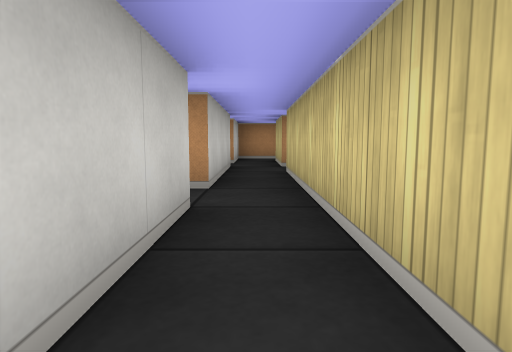
View 1 (above)

21 first-person views from a walk through a cub3D maze. The camera is about half as high as the walls, tilts 6° down and sees 75° across. The floor is counted in squares. Each view is taken from the middle of a square. On the plan, view 1 faces up. The plan holds only what a view shows up to about 9 squares ahead; the rest is blank.

View 2
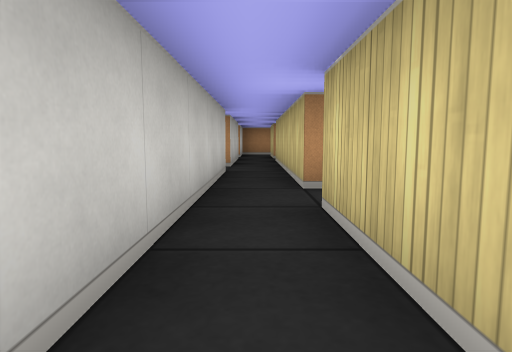

View 3
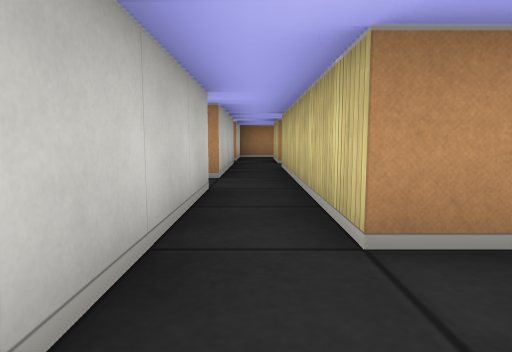

View 4
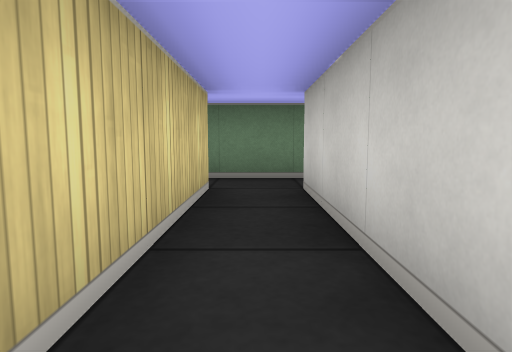

View 5
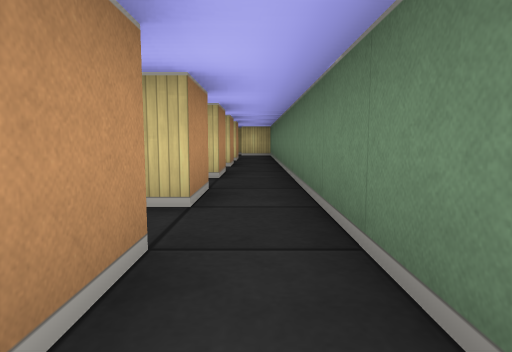

View 6
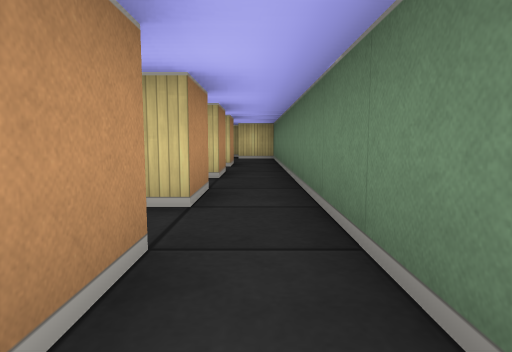

View 7
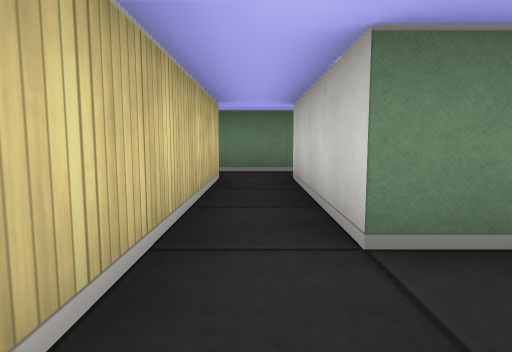

View 8
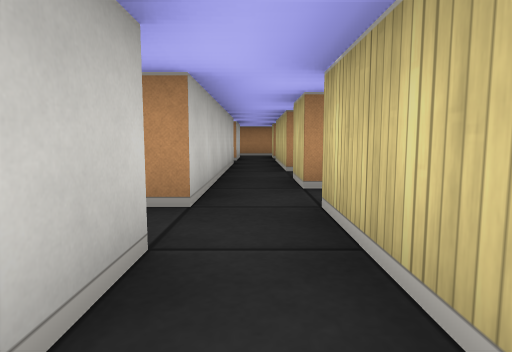

View 9
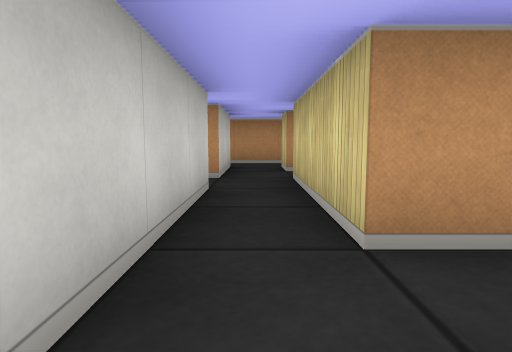

View 10
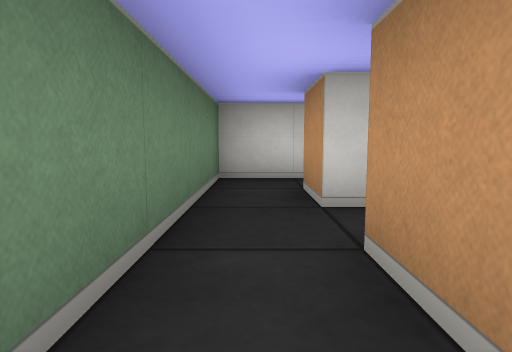

View 11
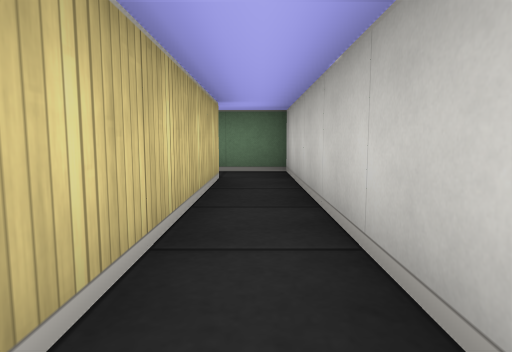

View 12
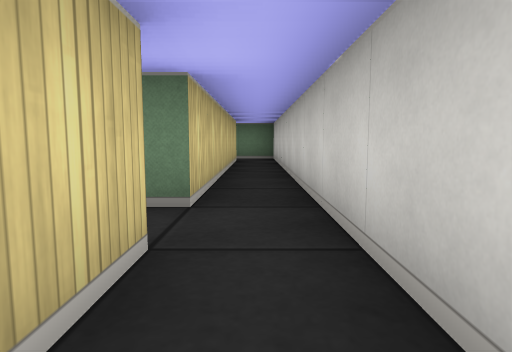

View 13
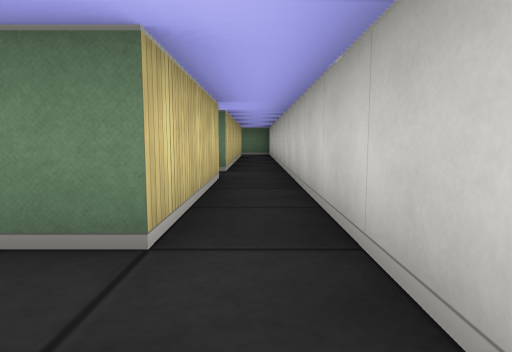

View 14
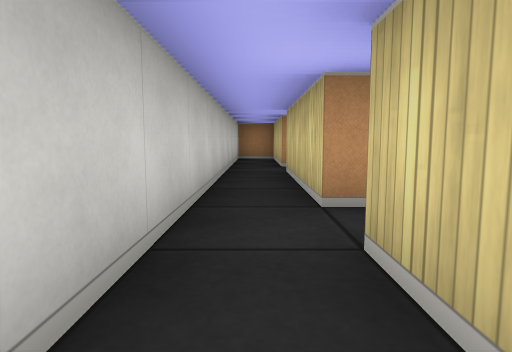

View 15
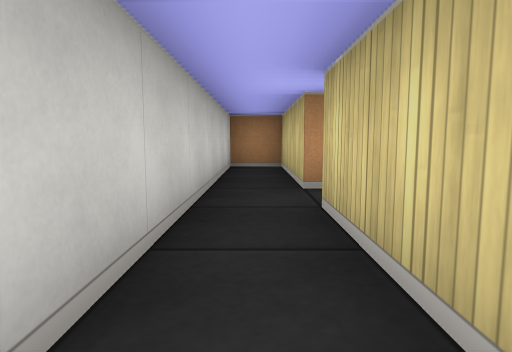

View 16
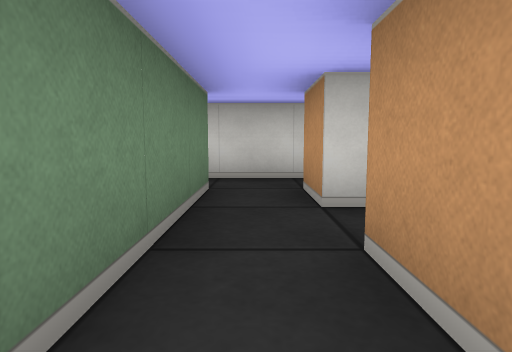

View 17
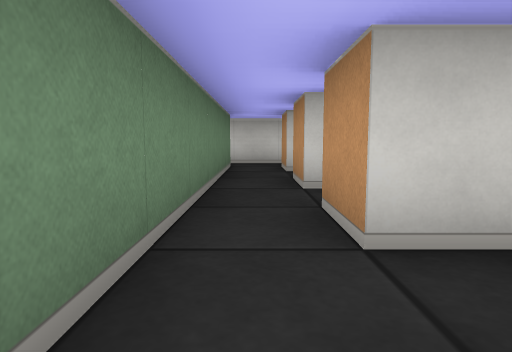

View 18
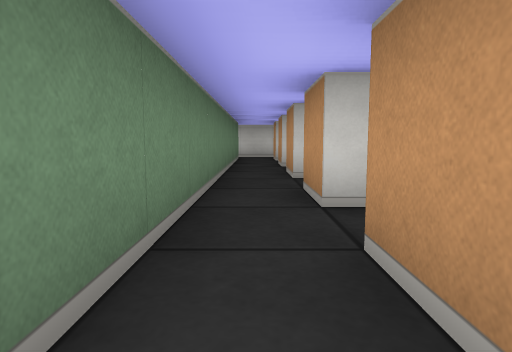

View 19
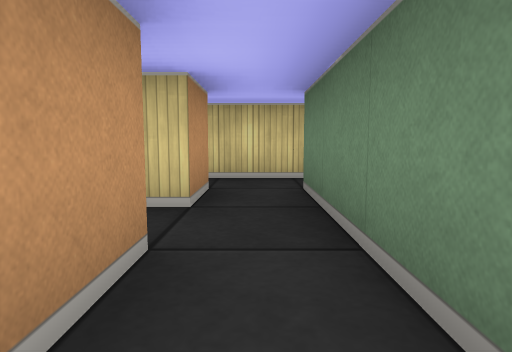

View 20
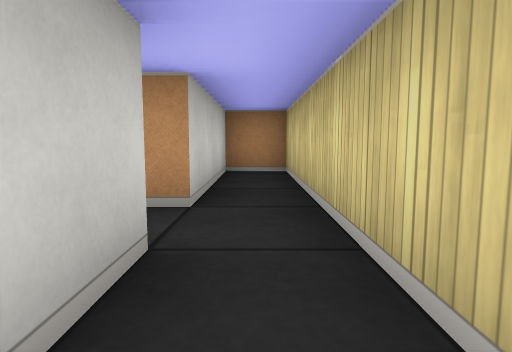

View 21
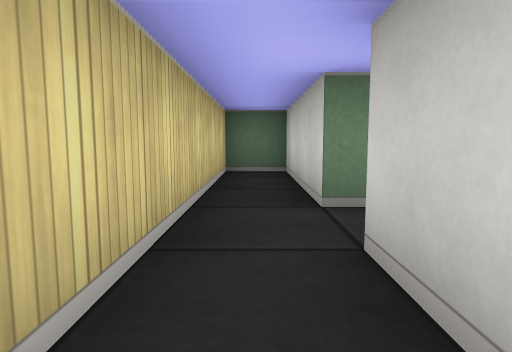

### Floor plan
Points are (right, up) in squares from view 1. A wall is a line through its corners. A room is listed if a view was taken in it or the views show most of it. See-through windows are left out.
Room 1 (views 1, 2, 3, 4, 6)
walls: (0.5, -3.5) (0.5, -0.5); (-0.5, 0.5) (-0.5, -3.5) (-1.5, -3.5); (-1.5, -4.5) (0.5, -4.5)
ways out: opening at (-1, -4) to room 2; opening at (1, -4) to room 3; opening at (1, 0) to room 3; opening at (0, 1.5) to room 11
Room 2 (views 5, 11, 12, 13, 14, 15)
walls: (-1.5, 3.5) (-1.5, 6.5); (-1.5, 7.5) (-1.5, 10.5); (-1.5, 11.5) (-1.5, 14.5) (-2.5, 14.5) (-2.5, -4.5) (-1.5, -4.5); (-1.5, -3.5) (-1.5, 2.5)
ways out: opening at (-1, -4) to room 1; opening at (-1, 7) to room 10; opening at (-1, 3) to room 11; opening at (-1, 11) to room 14
Room 3 (views 7, 8, 10)
walls: (2.5, -3.5) (2.5, 0.5); (0.5, -0.5) (1.5, -0.5) (1.5, -3.5) (0.5, -3.5); (0.5, -4.5) (2.5, -4.5); (1.5, 1.5) (1.5, 0.5) (0.5, 0.5)
ways out: opening at (1, -4) to room 1; opening at (1, 0) to room 1; opening at (2, 2) to room 4; opening at (3, -4) to room 13; opening at (3, 1)
Room 4 (view 9)
walls: (1.5, 3.5) (1.5, 1.5); (2.5, 1.5) (2.5, 2.5)
ways out: opening at (2, 2) to room 3; opening at (2, 4.5) to room 9; opening at (3, 3)
Room 5 (view 16)
walls: (0.5, 10.5) (2.5, 10.5); (1.5, 11.5) (0.5, 11.5)
ways out: opening at (3, 11) to room 8; opening at (1, 11) to room 14; opening at (2, 12.5)
Room 6 (view 17)
walls: (4.5, 10.5) (6.5, 10.5); (5.5, 11.5) (4.5, 11.5)
ways out: opening at (7, 11) to room 7; opening at (5, 11) to room 8; opening at (6, 12.5)
Room 7 (views 18, 20, 21)
walls: (6.5, 10.5) (7.5, 10.5) (7.5, 7.5) (8.5, 7.5) (8.5, 14.5) (7.5, 14.5) (7.5, 11.5) (6.5, 11.5)
ways out: opening at (7, 11) to room 6
Room 8 (view 19)
walls: (2.5, 10.5) (4.5, 10.5); (3.5, 11.5) (2.5, 11.5)
ways out: opening at (3, 11) to room 5; opening at (5, 11) to room 6; opening at (4, 12.5)
Room 9 (no view inside)
walls: (1.5, 5.5) (1.5, 3.5); (1.5, 7.5) (1.5, 6.5) (0.5, 6.5); (2.5, 3.5) (2.5, 6.5)
ways out: opening at (2, 4.5) to room 4; opening at (1, 6) to room 10; opening at (2, 8); opening at (3, 7)
Room 10 (no view inside)
walls: (-0.5, 6.5) (-0.5, 3.5); (0.5, 6.5) (0.5, 7.5); (-1.5, 6.5) (-0.8, 6.5); (-0.5, 7.5) (-1.5, 7.5); (0.5, 3.5) (0.5, 5.5)
ways out: opening at (-1, 7) to room 2; opening at (1, 6) to room 9; opening at (0, 4.5) to room 11; opening at (0, 8) to room 15
Room 11 (no view inside)
walls: (-0.5, 2.5) (-0.5, 0.5); (-1.5, 2.5) (-1.1, 2.5); (0.5, 0.5) (0.5, 3.5)
ways out: opening at (0, 1.5) to room 1; opening at (-1, 3) to room 2; opening at (0, 4.5) to room 10
Room 12 (no view inside)
walls: (5.5, -3.5) (4.5, -3.5); (4.4, -4.5) (6.4, -4.5)
ways out: opening at (5, -4) to room 13; opening at (7, -4)
Room 13 (no view inside)
walls: (2.5, -4.5) (4.4, -4.5); (3.5, -3.5) (2.5, -3.5)
ways out: opening at (3, -4) to room 3; opening at (5, -4) to room 12; opening at (4, -2.5)
Room 14 (no view inside)
walls: (-1.5, 10.5) (0.5, 10.5); (-0.5, 11.5) (-1.5, 11.5)
ways out: opening at (-1, 11) to room 2; opening at (1, 11) to room 5; opening at (0, 12.5)
Room 15 (no view inside)
walls: (-0.5, 9) (-0.5, 7.5); (0.5, 7.5) (0.5, 8.4)
ways out: opening at (0, 8) to room 10; opening at (1, 9)

Where each view was taken, in squares from view 1:
view 1: 0 up, 0 right, facing up
view 2: 3 down, 0 right, facing up
view 3: 1 down, 0 right, facing up
view 4: 0 up, 0 right, facing down
view 5: 4 down, 2 left, facing right
view 6: 4 down, 0 right, facing right
view 7: 1 up, 2 right, facing down
view 8: 2 down, 2 right, facing up
view 9: 2 up, 2 right, facing up
view 10: 4 down, 2 right, facing left
view 11: 1 up, 2 left, facing down
view 12: 5 up, 2 left, facing down
view 13: 8 up, 2 left, facing down
view 14: 5 up, 2 left, facing up
view 15: 8 up, 2 left, facing up
view 16: 11 up, 2 right, facing left
view 17: 11 up, 5 right, facing left
view 18: 11 up, 8 right, facing left
view 19: 11 up, 4 right, facing right
view 20: 9 up, 8 right, facing up
view 21: 13 up, 8 right, facing down
